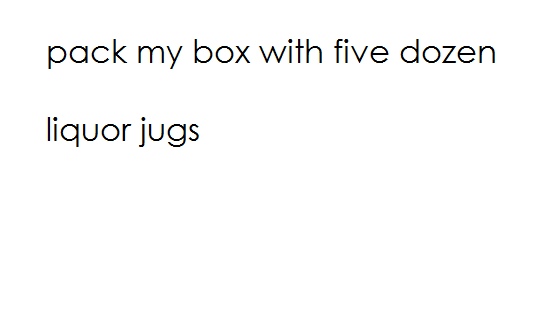
%> input picture Templates/liquorjugs.png, 551 x 310 px
$ octave --eval "result = LineBreaker('Templates/liquorjugs.png');"   (GNU Octave 9; MATLAB toolbox functions it lacks are replaced by stand-ins)
%> lines starting %> are read from the running program, lines starting %| are printed output that depends on the picture
function [ toReturn ] = LineBreaker(fileName )
%> called with fileName = 'Templates/liquorjugs.png'
image = rgb2gray(im2double(imread(fileName)));
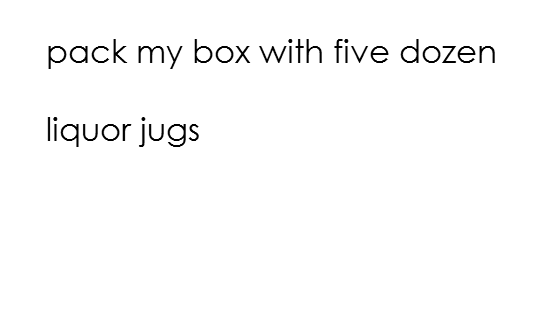
%> image: size 310x551 double; min 0, max 1, mean 0.983
sums = sum(image <.8 , 2) > 0;
%> sums = 310 logical values, 60 true

%for i = 2:size(sums,1)
%    sums2(i) = xor(sums(i-1),sums(i));
%end

A = [];
i = 1;
% scan image horizontally for lines of text
while (i <= size(image,1))
    tempx = sums(i);
    if (tempx == 1)     % found a non-white pixel
        startPos = i;         % set starting line number
        while (tempx == 1)      % until we stop detecting non-white pixels
            i = i + 1;
            tempx = sums(i);
        end
        endPos = i - 1;     % set ending line number
        A = [A;startPos endPos];  % concatenate this region to our list of line coordinates
    end
    i = i + 1;
end
%> this loop made 250 passes
%> (endPos, A) on pass 40: (69, [40 69])
%> after the loop, A = [40 69; 118 147]; endPos = 147; i = 311; startPos = 118
toReturn = [];
for j=1:size(A,1)
    I2 = imcrop(image,[0 A(j,1) size(image,2) A(j,2) - A(j,1)]);    % [X Y width height]
    % outputs results in separate figure windows
    %figure(j); clf; imshow(I2);     %can comment out if necessary

    %imwrite(I2,sprintf('results/result_%.2d.jpg',j),'jpg');
    toReturn(:,:,j) = I2;
end
%> this loop made 2 passes
%> pass 1, in LineBreaker, `I2 = imcrop(image,[0 A(j,1) size(image,2) A(j,2) - A(j,1)]);`:
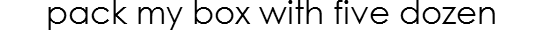
%> I2: size 30x551 double; min 0, max 1, mean 0.872
%> pass 2, in LineBreaker, `I2 = imcrop(image,[0 A(j,1) size(image,2) A(j,2) - A(j,1)]);`:
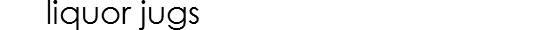
%> I2: size 30x551 double; min 0, max 1, mean 0.95

end

$ run again, on Templates/thequickbrownfoxspaced.png
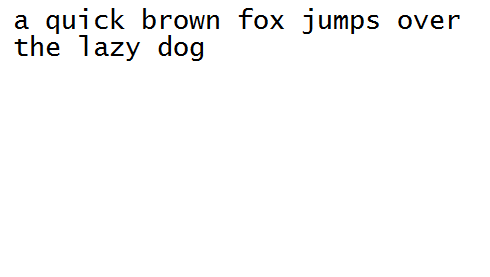
%> input picture Templates/thequickbrownfoxspaced.png, 490 x 277 px
%> in LineBreaker, `image = rgb2gray(im2double(imread(fileName)));`:
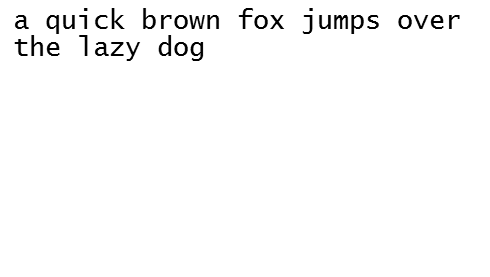
%> image: size 277x490 double; min 0, max 1, mean 0.979
%> sums = 277 logical values, 52 true
%> the loop in LineBreaker, `while (i <= size(image,1))` made 225 passes
%> (startPos, endPos, A, i) on pass 10: (36, 61, [9 34; 36 61], 63)
%> after the loop in LineBreaker, `while (i <= size(image,1))`: i = 278
%> the loop in LineBreaker, `for j=1:size(A,1)` made 2 passes
%> pass 2, in LineBreaker, `I2 = imcrop(image,[0 A(j,1) size(image,2) A(j,2) - A(j,1)]);`:
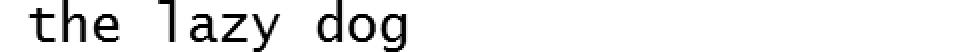
%> I2: size 26x490 double (shown 2 times larger); min 0, max 1, mean 0.93
